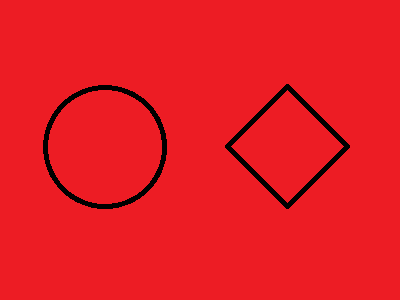
#> input picture Image/test0.bmp, 400 x 300 px
$ python MAR_resize.py
#> lines starting #> are read from the running program, lines starting #| are printed output that depends on the picture; after the words box and inside, x2 and y2 are one past the last pixel; in counts of white or black regions, pixels touching at a corner belong together
#> further down, testimg is the input picture: PIL image 400x300 RGB; mean R, G, B 230, 27.2, 34.9
#| input size: (400, 300)
import numpy as np
from PIL import Image
import cv2
def pad_resize(image,target_size,cval=0): #target_size=(target_w,target_h)
#> called with target_size = (600, 300), cval = 0
    target_w=target_size[0]
    target_h=target_size[1]
    returnPIL=False
    if isinstance(image,Image.Image):
        image = np.asarray(image)
        returnPIL=True
    elif isinstance(image,np.ndarray):
        pass
    else:
        raise Exception("Unsupport format!")
    image_h = image.shape[0]
#> image_h = 300
    image_w = image.shape[1]
#> image_w = 400
    rate_w=target_w /image_w
#> rate_w = 1.5
    rate_h=target_h /image_h
#> rate_h = 1
    if rate_w<rate_h:       #取最小放大比例
        no_padding_result=cv2.resize(image,(target_w,int(image_h*rate_w)))        #宽放大比例最小，填充宽
    else:
        no_padding_result=cv2.resize(image, (int(image_w*rate_h), target_h))  # 高放大比例最小，填充高
    no_padding_h = no_padding_result.shape[0]
#> no_padding_h = 300
    no_padding_w = no_padding_result.shape[1]
#> no_padding_w = 400
    pad_h=target_h-no_padding_h
#> pad_h = 0
    pad_w=target_w-no_padding_w
#> pad_w = 200
    if len(no_padding_result.shape)!=2:
        result=np.lib.pad(no_padding_result, ((int(pad_h / 2), pad_h - int(pad_h / 2)),
                                (int(pad_w / 2), pad_w - int(pad_w / 2)), (0, 0)),
                        'constant', constant_values=cval)
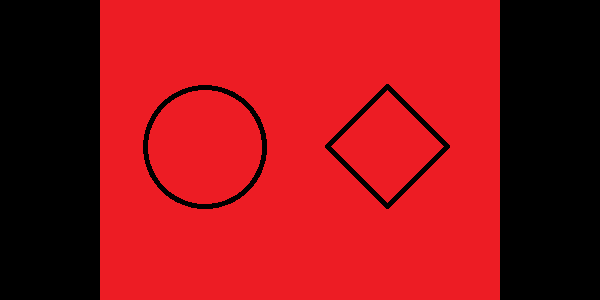
#> result: shape (300, 600, 3); mean R, G, B 153.3, 18.1, 23.3
    else:
        result = np.lib.pad(no_padding_result, ((int(pad_h / 2), pad_h - int(pad_h / 2)),
                                                (int(pad_w / 2), pad_w - int(pad_w / 2))),
                            'constant', constant_values=cval)
    if returnPIL:
        return Image.fromarray(np.uint8(result))
    else:
        return result


def cut_resize(image, target_size):
    target_w = target_size[0]
    target_h = target_size[1]
    returnPIL = False
    if isinstance(image, Image.Image):
        image = np.asarray(image)
        returnPIL = True
    elif isinstance(image, np.ndarray):
        pass
    else:
        raise Exception("Unsupport format!")
    image_h = image.shape[0]
    image_w = image.shape[1]
    rate_w = target_w / image_w
    rate_h = target_h / image_h
    if rate_w > rate_h:  # 取最大放大比例
        cut_h=image_h-int(target_h/rate_w)
        if len(image.shape) != 2:
            cut_result =image[int(cut_h/2):-(cut_h-int(cut_h/2)) ,::]   # 宽放大比例最大，去除高
        else:
            cut_result = image[int(cut_h / 2):-(cut_h - int(cut_h / 2))]
    else:
        cut_w=image_w-int(target_w/rate_h)
        if len(image.shape) != 2:
            cut_result = image[:,int(cut_w / 2):-(cut_w - int(cut_w / 2)),::]  # 高放大比例最小，去除宽
        else:
            cut_result = image[:, int(cut_w / 2):-(cut_w - int(cut_w / 2))]
    result = cv2.resize(cut_result, (target_size[0], target_size[1]))
    if returnPIL:
        return Image.fromarray(np.uint8(result))
    else:
        return result

if __name__ == '__main__':

##Pad_resize Test
    testimg=Image.open("test0.bmp")
    print("input size:",testimg.size)
    resultimg=pad_resize(testimg,(600,300),0)
    print("output size:", resultimg.size)
#| output size: (600, 300)
    resultimg.save("test0_rgb_pad.bmp")

    testimg=Image.open("test0.bmp").convert('L')
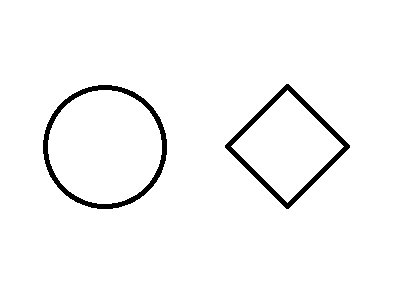
#> testimg: PIL image 400x300 L; values 0 (black) and 91 (white), 97% white; 2 black regions, box (x1, y1, x2, y2) and area: (43, 85, 167, 209) 1866, (225, 84, 350, 209) 1676
    print("input size:",testimg.size)
#| input size: (400, 300)
    resultimg=pad_resize(testimg,(600,300),255)
#> call 2 of pad_resize, with target_size = (600, 300), cval = 255
#> in pad_resize (call 2), `result = np.lib.pad(no_padding_result, ((int(pad_h / 2), pad_h - int(p..`:
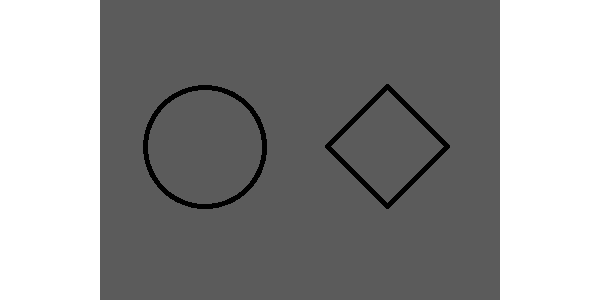
#> result: shape (300, 600); min 0, max 255, mean 143.9
    print("output size:", resultimg.size)
#| output size: (600, 300)
    resultimg.save("test0_L_pad.bmp")


    testimg=Image.open("test1.bmp")
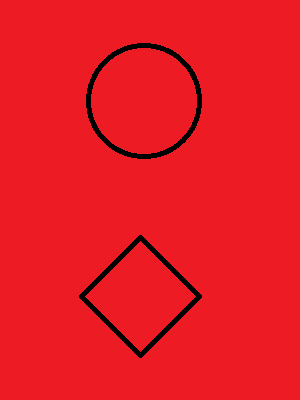
#> input picture Image/test1.bmp, 300 x 400 px
#> testimg is the input picture: PIL image 300x400 RGB; mean R, G, B 230.3, 27.2, 35
    print("input size:",testimg.size)
#| input size: (300, 400)
    resultimg=pad_resize(testimg,(300,600),127)
#> call 3 of pad_resize, with target_size = (300, 600), cval = 127
#> in pad_resize (call 3), `result=np.lib.pad(no_padding_result, ((int(pad_h / 2), pad_h - int(pad..`:
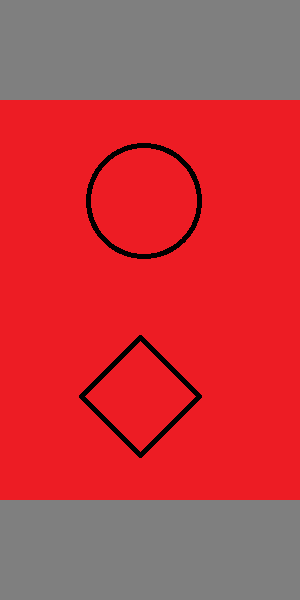
#> result: shape (600, 300, 3); mean R, G, B 195.9, 60.5, 65.7
    print("output size:", resultimg.size)
#| output size: (300, 600)
    resultimg.save("test1_rgb_pad.bmp")

    testimg=Image.open("test1.bmp").convert('L')
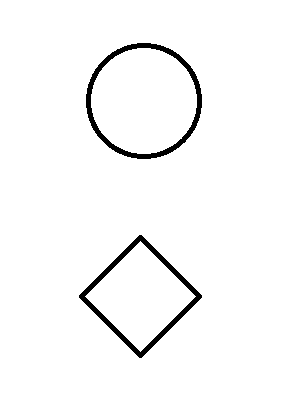
#> testimg: PIL image 300x400 L; values 0 (black) and 91 (white), 97.2% white; 2 black regions, box (x1, y1, x2, y2) and area: (86, 43, 202, 159) 1752, (79, 235, 202, 358) 1648
    print("input size:",testimg.size)
#| input size: (300, 400)
    resultimg=pad_resize(testimg,(300,600),0)
#> call 4 of pad_resize, with target_size = (300, 600), cval = 0
#> in pad_resize (call 4), `result = np.lib.pad(no_padding_result, ((int(pad_h / 2), pad_h - int(p..`:
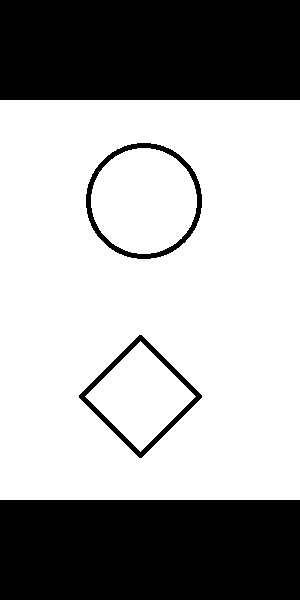
#> result: shape (600, 300); values 0 (black) and 91 (white), 64.8% white; 4 black regions, box (x1, y1, x2, y2) and area: (0, 0, 300, 100) 30000, (0, 500, 300, 600) 30000, (86, 143, 202, 259) 1752, (79, 335, 202, 458) 1648
    print("output size:", resultimg.size)
#| output size: (300, 600)
    resultimg.save("test1_L_pad.bmp")


##cut_resize Test
    testimg=Image.open("test0_rgb_pad.bmp")
    print("input size:",testimg.size)
#| input size: (600, 300)
    resultimg=cut_resize(testimg,(400,300))
    print("output size:", resultimg.size)
#| output size: (400, 300)
    resultimg.save("test0_rgb_cut_pad.bmp")

    testimg=Image.open("test0_L_pad.bmp").convert('L')
    print("input size:",testimg.size)
#| input size: (600, 300)
    resultimg=cut_resize(testimg,(400,300))
    print("output size:", resultimg.size)
#| output size: (400, 300)
    resultimg.save("test0_L_cut_pad.bmp")

    testimg=Image.open("test1_rgb_pad.bmp")
    print("input size:",testimg.size)
#| input size: (300, 600)
    resultimg=cut_resize(testimg,(300,400))
    print("output size:", resultimg.size)
#| output size: (300, 400)
    resultimg.save("test1_rgb_cut_pad.bmp")


    testimg=Image.open("test1_L_pad.bmp").convert('L')
    print("input size:",testimg.size)
#| input size: (300, 600)
    resultimg=cut_resize(testimg,(300,400))
    print("output size:", resultimg.size)
#| output size: (300, 400)
    resultimg.save("test1_L_cut_pad.bmp")
